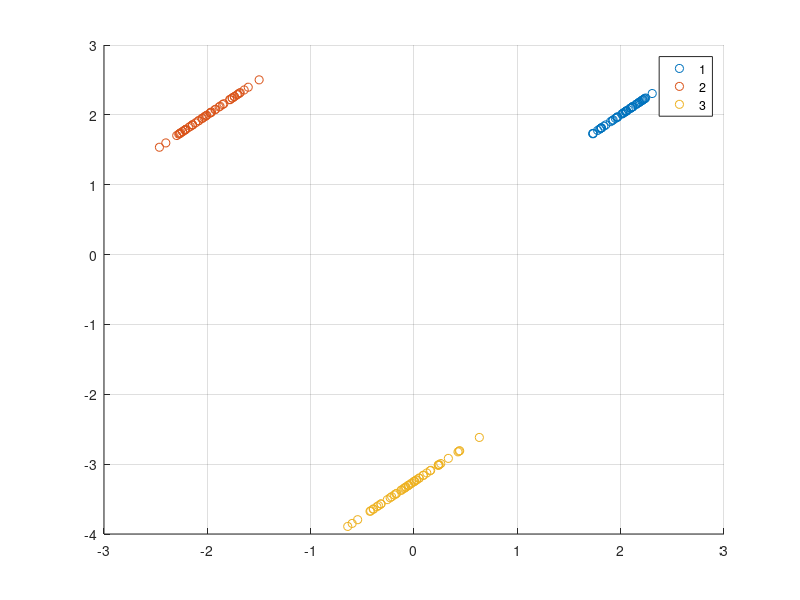

This figure's MATLAB source: (Note: this script raises an error after producing the figure.)
% EC 414 - HW 3 - Spring 2022
% K-Means starter code

clear, clc, close all;

%% Generate Gaussian data:
% Add code below:
n = 50;
mu1 = [2,2];
sig1 = 0.02*ones(2);
mu2 = [-2,2];
sig2 = 0.05*ones(2);
mu3 = [0,-3.25];
sig3 = 0.07*ones(2);
X1 = mvnrnd(mu1,sig1,n);
X2 = mvnrnd(mu2,sig2,n);
X3 = mvnrnd(mu3,sig3,n);
Y1 = ones(n,1);
Y2 = 2 * ones(n,1);
Y3 = 3 * ones(n,1);
figure;
gscatter([X1(:,1);X2(:,1);X3(:,1)],[X1(:,2);X2(:,2);X3(:,2)],[Y1;Y2;Y3]);
grid on;

%% Generate NBA data:
% Add code below:
A = readmatrix('NBA_stats_2018_2019.xlsx');
% HINT: readmatrix might be useful here

% Problem 3.2(f): Generate Concentric Rings Dataset using
% sample_circle.m provided to you in the HW 3 folder on Blackboard.

%% K-Means implementation
% Add code below

K = 3;
mu1_init = [3 3]';
mu2_init = [-4 -1]';
mu3_init = [2 -4]';
MU_init = [mu1_init mu2_init mu3_init]; 

MU_previous = MU_init;
MU_current = MU_init;
BigX = [X1;X2;X3];
% initializations
labels = ones(length([X1(:,1);X2(:,1);X3(:,1)]),1);
converged = 0;
iteration = 0;
convergence_threshold = 0.025;
min_distances = zeros(3,1);

while (converged==0)
    iteration = iteration + 1;
    fprintf('Iteration: %d\n',iteration)
    x11 = 0;
    x12 = 0;
    x21 = 0;
    x22 = 0;
    x31 = 0;
    x32 = 0;
    %% CODE - Assignment Step - Assign each data observation to the cluster with the nearest mean:
    % Write code below here:
    for i = 1:length(labels)
       min_distances(1) = sqrt((BigX(i,1) - MU_current(1,1))^2 + (BigX(i,2) - MU_current(2,1))^2);
       min_distances(2) = sqrt((BigX(i,1) - MU_current(1,2))^2 + (BigX(i,2) - MU_current(2,2))^2);
       min_distances(3) = sqrt((BigX(i,1) - MU_current(1,3))^2 + (BigX(i,2) - MU_current(2,3))^2);
       [mind, idx] = min(min_distances);
       if idx == 1
           labels(i) = 1;
       elseif idx == 2
           labels(i) = 2;
       elseif idx == 3
           labels(i) = 3;
       end
    end
    %% CODE - Mean Updating - Update the cluster means
    % Write code below here:
    id1 = find(labels == 1);
    id2 = find(labels == 2);
    id3 = find(labels == 3);
    for i = 1:length(id1)
        x11 = x11 + BigX(id1(i),1);
        x12 = x12 + BigX(id1(i),2);
    end
    MU1current = [x11/length(id1) x12/length(id1)]';
    for i = 1:length(id2)
        x21 = x21 + BigX(id2(i),1);
        x22 = x22 + BigX(id2(i),2);
    end
    MU2current = [x21/length(id2) x22/length(id2)]';
    for i = 1:length(id3)
        x31 = x31 + BigX(id3(i),1);
        x32 = x32 + BigX(id3(i),2);
    end
    MU3current = [x31/length(id3) x32/length(id3)]';
    MU_previous = MU_current;
    MU_current = [MU1current MU2current MU3current];
    %% CODE 4 - Check for convergence 
    % Write code below here:
    distance = sqrt((MU_current(1,1) - MU_previous(1,1))^2 + (MU_current(2,1) - MU_previous(2,1))^2 + (MU_current(1,2) - MU_previous(1,2))^2 + (MU_current(2,2) - MU_previous(2,2))^2 + (MU_current(1,3) - MU_previous(1,3))^2 + (MU_current(2,3) - MU_previous(2,3))^2);
    if (distance < convergence_threshold)
        converged=1;
    end
    
    %% CODE 5 - Plot clustering results if converged:
    % Write code below here:
    if (converged == 1)
        fprintf('\nConverged.\n')
        figure;
        gscatter(BigX(:,1),BigX(:,2),labels);
        
       
        
        %% If converged, get WCSS metric
        % Add code below
        
    end
    
    %%%%%%%%%%%%%%%%%%%%%%%%%%%%%%%%%%%%%%%%%%%%%%%%
end



